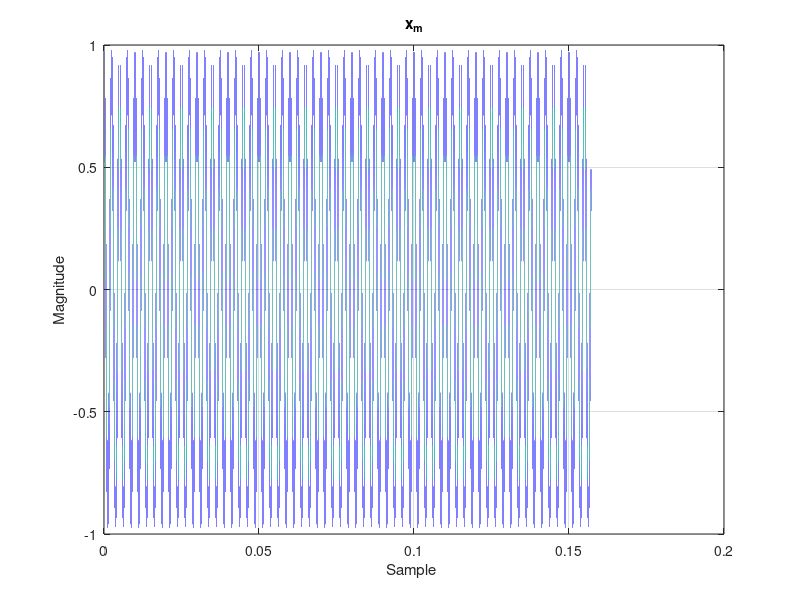

The MATLAB source for this figure:
% Sampling Practice
clear; clc; close all;

%%%%%%%%%%%%%%%%%%%%%%%%%%%%%%%%%%%%%%%%%%%%%%%%%%%%%%%%%%%%%%%%%%%
% Input Discrete Signal Declaration
m = linspace(0, pi/20, 10000000);
x = cos(2*pi*400*m); % 400Hz Cosine

fig_n = 0;
fig_n = fig_n + 1;
figure(fig_n);
plot(m, x);
xlabel('Sample ');
ylabel('Magnitude');
title('x_m');
grid on;
%%%%%%%%%%%%%%%%%%%%%%%%%%%%%%%%%%%%%%%%%%%%%%%%%%%%%%%%%%%%%%%%%%%

%%%%%%%%%%%%%%%%%%%%%%%%%%%%%%%%%%%%%%%%%%%%%%%%%%%%%%%%%%%%%%%%%%%
% Sample to get x'_t
fs = 1000;      % sample rate 1 kHz
Ts = 1/fs;
N = 1000;       % number of samples to take
n = 0:N-1;      % sample indices

for k = 1:n
    sampled_signal(n) = x(k*Ts) * dirac(t-n*Ts);
end
%%%%%%%%%%%%%%%%%%%%%%%%%%%%%%%%%%%%%%%%%%%%%%%%%%%%%%%%%%%%%%%%%%%